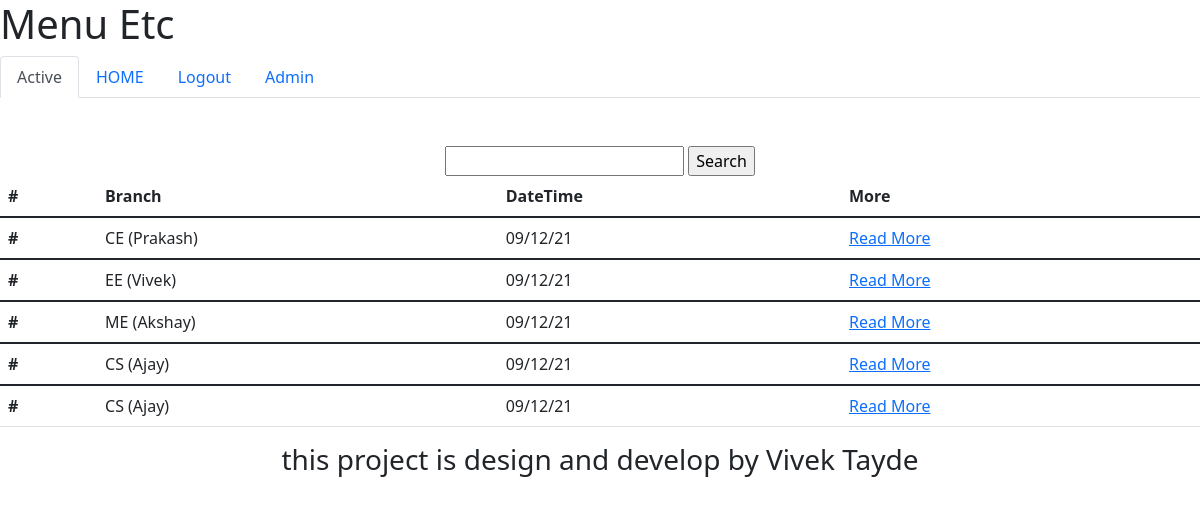
/college/notice/ (signed in), run on the app's committed database.
### college/models.py (models this page shows, shortened)
class Notice(models.Model):
    subject = models.CharField(max_length = 100)
    msg = models.TextField()
    cr_date = models.DateTimeField(auto_now_add=True)
    branch = models.ForeignKey(to=Branch, on_delete=CASCADE, null=True, blank=True)

class Branch(models.Model):
    name = models.CharField(max_length = 100)
    hod = models.CharField(max_length = 100)
    def __str__(self):
        return "%s (%s)" % (self.name, self.hod) # multipale  string sow karane ke liye database me  brach,hod dono show karega

### college/views.py (the view)
# urls.py: path("notice/",views.NoticeListView.as_view()),
@method_decorator(login_required, name="dispatch")
class NoticeListView(ListView):
    model = Notice
    def get_queryset(self):
        si = self.request.GET.get("si")  # serch ke liye logic hai
        if si == None:
            si = ""
        if self.request.user.is_superuser:  # agar user super user hai to sare notice show ho nhi to jis brach ka user hai wahi notice show ho
            return Notice.objects.filter(Q(subject__icontains=si) | Q(msg__icontains=si)).order_by("-id")
        else:
            return Notice.objects.filter(Q(branch=self.request.user.profile.branch) | Q(branch__isnull=True)).filter(
                Q(subject__icontains=si) | Q(msg__icontains=si)).order_by("-id")

### college/templates/college/notice_list.html
{%extends 'base.html'%}
{%block content%}
<br><br>
<center>
<form>
<input value="{{ request.GET.si }}" type="text" name="si" />
<input type="submit" value="Search" />
</form>
  </center>
<table class="table">
  <thead>
    <tr>
      <th scope="col">#</th>
      <th scope="col">Branch</th>
      <th scope="col">DateTime</th>
      <th scope="col">More</th>
    </tr>
  </thead>
    {% for n1 in notice_list %}
  <tbody>
    <tr>
      <th scope="row">#</th>
      <td>{{n1.branch}}</td>
      <td>{{n1.cr_date | date:"d/m/y"}}</td>
      <td><a href='/college/notice/{{n1.id}}'>Read More</a></td>
    </tr>
  </tbody>
    {% endfor %}
</table>
{%endblock%}

### college/templates/base.html (shortened to what this page needs)
<!doctype html>
<html lang="en">
  <head>
    <link href="https://cdn.jsdelivr.net/npm/bootstrap@5.1.3/dist/css/bootstrap.min.css" rel="stylesheet">
  </head>
  <body>
    <h1>Menu Etc</h1>
    <ul class="nav nav-tabs">
  <li class="nav-item">
    <a class="nav-link active" aria-current="page" href="#">Active</a>
  </li>
  <li class="nav-item">
    <a class="nav-link" href="/">HOME</a>
  </li>
{% if user.is_authenticated %}
<a class="nav-link" href="/accounts/logout">Logout</a>
{% else %}
        <li class="nav-item">
<a class="nav-link" href="/accounts/login">Login</a>
        </li>
{% endif %}
{% if user.is_superuser %}
 <li class="nav-item">
<a class="nav-link"  href="/admin">Admin</a>
 </li>
{% endif %}
</ul>
{%block content%}
{%endblock%}
    <center><h3>this project is design and develop by Vivek Tayde </h3></center>
</body>
</html>

### data on the page
Notice: branch "CE (Prakash)", cr_date "09/12/21"
Notice: branch "EE (Vivek)", cr_date "09/12/21"
Notice: branch "ME (Akshay)", cr_date "09/12/21"
Notice: branch "CS (Ajay)", cr_date "09/12/21"
Notice: branch "CS (Ajay)", cr_date "09/12/21"
